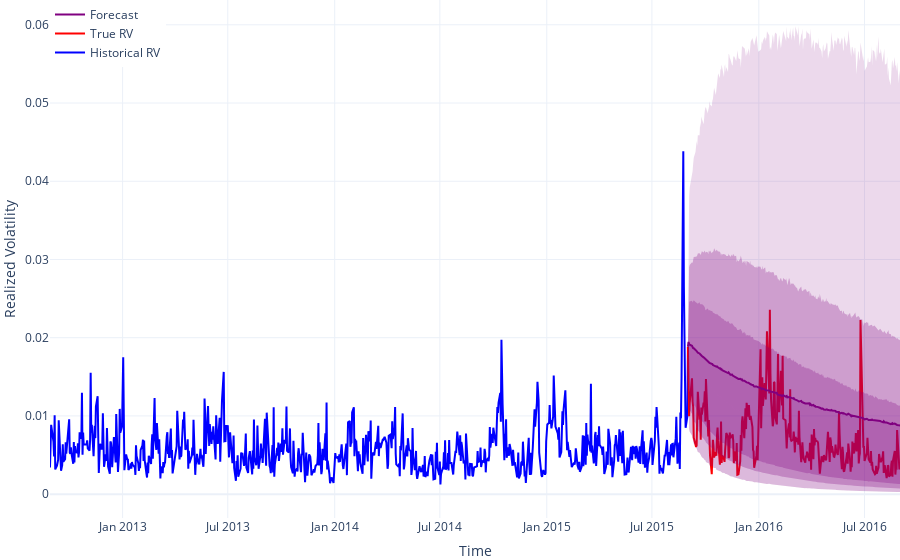

This figure's notebook cell:
### Code cell
# No fitted params but other date # nb.model.parameters = {'initial_variance': 0.055403395136081994, 'long_term_variance': 0.006885366213644065, 'volatility_of_volatility': 2.485198487839134, 'mean_reversion_rate': 8.701163432236884, 'wiener_correlation': -0.7493097026291755}
nb.model.parameters = {"hurst_index": 0.35796990434795445, "wiener_correlation": -0.8575373931521754, "volatility_of_volatility": 2.523310731766046}
# nb.model.parameters = {'initial_variance': 0.00912105589815607, 'long_term_variance': 0.04269903151646093, 'volatility_of_volatility': 0.9889425869966404, 'mean_reversion_rate': 2.6587470619088265, 'wiener_correlation': -0.8726926166561948}

lambd = 1
# nb.model.convert_parameters_to_market_measure(lambd)

simulation_length = 1
historical_period = 3
forecast_confidences = [0.75, 0.9, 0.95, 0.99]
nb.plot_forecast(
	simulation_length=simulation_length,
	historical_period=historical_period,
	forecast_confidences=forecast_confidences,
)

### Figure 1 — Plotly figure (JSON) as saved in the notebook; plotly's stock layout.template omitted (floating-point values rounded to 4 significant figures; data arrays with more than 128 entries replaced by an {"elided": "..."} marker saying what was removed)
{"data": [{"line": {"color": "blue"}, "mode": "lines", "name": "Historical RV", "type": "scatter", "x": {"elided": "756 str values"}, "y": {"elided": "756 float values"}}, {"line": {"color": "red"}, "mode": "lines", "name": "True RV", "type": "scatter", "x": {"elided": "253 str values"}, "y": {"elided": "253 float values"}}, {"line": {"color": "purple"}, "mode": "lines", "name": "Forecast", "type": "scatter", "x": {"elided": "253 str values"}, "y": {"elided": "253 float values"}}, {"fill": "tonexty", "fillcolor": "rgba(128, 0, 128, 0.15)", "legendgroup": "Prediction Interval", "legendgrouptitle": {"text": "Prediction Interval"}, "line": {"width": 0}, "mode": "lines", "name": "50.0% Prediction Interval Lower Bound", "showlegend": false, "type": "scatter", "x": {"elided": "253 str values"}, "y": {"elided": "253 float values"}}, {"fill": "tonexty", "fillcolor": "rgba(128, 0, 128, 0.15)", "legendgroup": "Prediction Interval", "legendgrouptitle": {"text": "Prediction Interval"}, "line": {"width": 0}, "mode": "lines", "name": "50.0% Prediction Interval Upper Bound", "showlegend": false, "type": "scatter", "x": {"elided": "253 str values"}, "y": {"elided": "253 float values"}}, {"fill": "tonexty", "fillcolor": "rgba(128, 0, 128, 0.15)", "legendgroup": "Prediction Interval", "legendgrouptitle": {"text": "Prediction Interval"}, "line": {"width": 0}, "mode": "lines", "name": "80.0% Prediction Interval Lower Bound", "showlegend": false, "type": "scatter", "x": {"elided": "253 str values"}, "y": {"elided": "253 float values"}}, {"fill": "tonexty", "fillcolor": "rgba(128, 0, 128, 0.15)", "legendgroup": "Prediction Interval", "legendgrouptitle": {"text": "Prediction Interval"}, "line": {"width": 0}, "mode": "lines", "name": "80.0% Prediction Interval Upper Bound", "showlegend": false, "type": "scatter", "x": {"elided": "253 str values"}, "y": {"elided": "253 float values"}}, {"fill": "tonexty", "fillcolor": "rgba(128, 0, 128, 0.15)", "legendgroup": "Prediction Interval", "legendgrouptitle": {"text": "Prediction Interval"}, "line": {"width": 0}, "mode": "lines", "name": "90.0% Prediction Interval Lower Bound", "showlegend": false, "type": "scatter", "x": {"elided": "253 str values"}, "y": {"elided": "253 float values"}}, {"fill": "tonexty", "fillcolor": "rgba(128, 0, 128, 0.15)", "legendgroup": "Prediction Interval", "legendgrouptitle": {"text": "Prediction Interval"}, "line": {"width": 0}, "mode": "lines", "name": "90.0% Prediction Interval Upper Bound", "showlegend": false, "type": "scatter", "x": {"elided": "253 str values"}, "y": {"elided": "253 float values"}}, {"fill": "tonexty", "fillcolor": "rgba(128, 0, 128, 0.15)", "legendgroup": "Prediction Interval", "legendgrouptitle": {"text": "Prediction Interval"}, "line": {"width": 0}, "mode": "lines", "name": "98.0% Prediction Interval Lower Bound", "showlegend": false, "type": "scatter", "x": {"elided": "253 str values"}, "y": {"elided": "253 float values"}}, {"fill": "tonexty", "fillcolor": "rgba(128, 0, 128, 0.15)", "legendgroup": "Prediction Interval", "legendgrouptitle": {"text": "Prediction Interval"}, "line": {"width": 0}, "mode": "lines", "name": "98.0% Prediction Interval Upper Bound", "showlegend": false, "type": "scatter", "x": {"elided": "253 str values"}, "y": {"elided": "253 float values"}}], "layout": {"legend": {"x": 0, "y": 1}, "margin": {"b": 0, "l": 0, "r": 0, "t": 0}, "xaxis": {"title": {"text": "Time"}}, "yaxis": {"title": {"text": "Realized Volatility"}}}}
